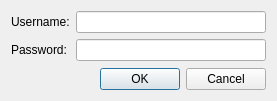
<?xml version="1.0" encoding="UTF-8"?>
<ui version="4.0">
 <class>UserPassDialog</class>
 <widget class="QDialog" name="UserPassDialog">
  <property name="geometry">
   <rect>
    <x>0</x>
    <y>0</y>
    <width>277</width>
    <height>101</height>
   </rect>
  </property>
  <property name="windowTitle">
   <string>Twitter Username and Password</string>
  </property>
  <layout class="QGridLayout" name="gridLayout">
   <item row="0" column="0">
    <layout class="QFormLayout" name="formLayout">
     <item row="0" column="0">
      <widget class="QLabel" name="label">
       <property name="text">
        <string>Username:</string>
       </property>
      </widget>
     </item>
     <item row="0" column="1">
      <widget class="QLineEdit" name="usernameLineEdit"/>
     </item>
     <item row="1" column="0">
      <widget class="QLabel" name="label_2">
       <property name="text">
        <string>Password:</string>
       </property>
      </widget>
     </item>
     <item row="1" column="1">
      <widget class="QLineEdit" name="passwordLineEdit">
       <property name="echoMode">
        <enum>QLineEdit::Password</enum>
       </property>
      </widget>
     </item>
    </layout>
   </item>
   <item row="1" column="0">
    <spacer name="verticalSpacer">
     <property name="orientation">
      <enum>Qt::Vertical</enum>
     </property>
     <property name="sizeHint" stdset="0">
      <size>
       <width>20</width>
       <height>2</height>
      </size>
     </property>
    </spacer>
   </item>
   <item row="2" column="0">
    <widget class="QDialogButtonBox" name="buttonBox">
     <property name="orientation">
      <enum>Qt::Horizontal</enum>
     </property>
     <property name="standardButtons">
      <set>QDialogButtonBox::Cancel|QDialogButtonBox::Ok</set>
     </property>
    </widget>
   </item>
  </layout>
 </widget>
 <tabstops>
  <tabstop>usernameLineEdit</tabstop>
  <tabstop>passwordLineEdit</tabstop>
  <tabstop>buttonBox</tabstop>
 </tabstops>
 <resources/>
 <connections>
  <connection>
   <sender>buttonBox</sender>
   <signal>accepted()</signal>
   <receiver>UserPassDialog</receiver>
   <slot>accept()</slot>
   <hints>
    <hint type="sourcelabel">
     <x>227</x>
     <y>91</y>
    </hint>
    <hint type="destinationlabel">
     <x>157</x>
     <y>100</y>
    </hint>
   </hints>
  </connection>
  <connection>
   <sender>buttonBox</sender>
   <signal>rejected()</signal>
   <receiver>UserPassDialog</receiver>
   <slot>reject()</slot>
   <hints>
    <hint type="sourcelabel">
     <x>267</x>
     <y>91</y>
    </hint>
    <hint type="destinationlabel">
     <x>276</x>
     <y>100</y>
    </hint>
   </hints>
  </connection>
 </connections>
</ui>
